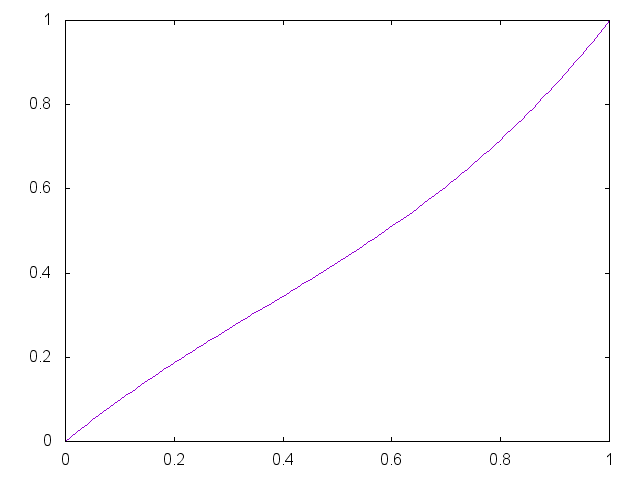

Source code (gnuplot):


set term png

set output "generate/static/generate/bezier-0.35-0.45.png"
plot '-' smooth bezier notitle
0 0
0.33 0.35
0.67 0.45 
1 1
e

reset;
